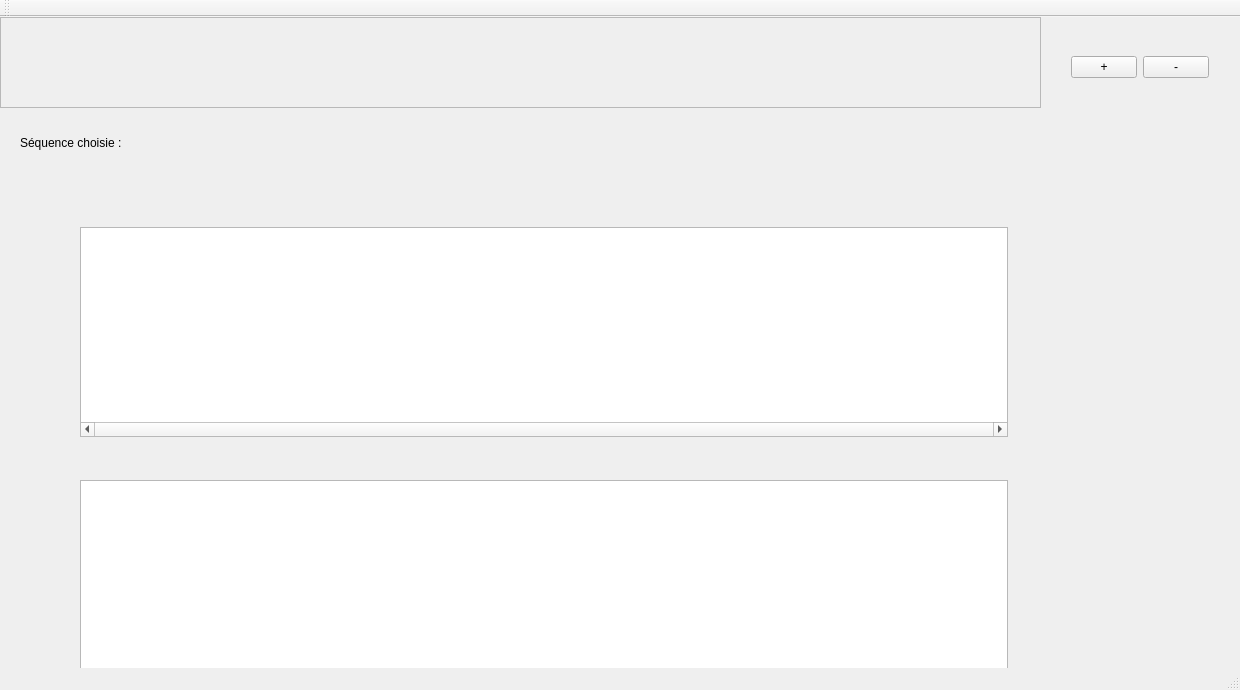
<?xml version="1.0" encoding="UTF-8"?>
<ui version="4.0">
 <class>MainWindow</class>
 <widget class="QMainWindow" name="MainWindow">
  <property name="geometry">
   <rect>
    <x>0</x>
    <y>0</y>
    <width>1240</width>
    <height>690</height>
   </rect>
  </property>
  <property name="sizePolicy">
   <sizepolicy hsizetype="Minimum" vsizetype="Minimum">
    <horstretch>0</horstretch>
    <verstretch>0</verstretch>
   </sizepolicy>
  </property>
  <property name="windowTitle">
   <string>MainWindow</string>
  </property>
  <widget class="QWidget" name="centralWidget">
   <widget class="QWidget" name="verticalLayoutWidget_2">
    <property name="geometry">
     <rect>
      <x>20</x>
      <y>170</y>
      <width>1039</width>
      <height>554</height>
     </rect>
    </property>
    <layout class="QVBoxLayout" name="verticalLayout_2">
     <property name="spacing">
      <number>3</number>
     </property>
     <property name="leftMargin">
      <number>20</number>
     </property>
     <property name="topMargin">
      <number>40</number>
     </property>
     <item>
      <layout class="QVBoxLayout" name="verticalLayout_3">
       <property name="sizeConstraint">
        <enum>QLayout::SetMinimumSize</enum>
       </property>
       <item>
        <layout class="QHBoxLayout" name="horizontalLayout">
         <property name="sizeConstraint">
          <enum>QLayout::SetDefaultConstraint</enum>
         </property>
         <item>
          <spacer name="horizontalSpacer_4">
           <property name="orientation">
            <enum>Qt::Horizontal</enum>
           </property>
           <property name="sizeType">
            <enum>QSizePolicy::Minimum</enum>
           </property>
           <property name="sizeHint" stdset="0">
            <size>
             <width>40</width>
             <height>20</height>
            </size>
           </property>
          </spacer>
         </item>
         <item>
          <widget class="MyBaseListView" name="listView_2">
           <property name="sizePolicy">
            <sizepolicy hsizetype="Minimum" vsizetype="Minimum">
             <horstretch>0</horstretch>
             <verstretch>0</verstretch>
            </sizepolicy>
           </property>
           <property name="verticalScrollBarPolicy">
            <enum>Qt::ScrollBarAlwaysOff</enum>
           </property>
           <property name="horizontalScrollBarPolicy">
            <enum>Qt::ScrollBarAlwaysOn</enum>
           </property>
           <property name="dragDropMode">
            <enum>QAbstractItemView::DragDrop</enum>
           </property>
           <property name="defaultDropAction">
            <enum>Qt::MoveAction</enum>
           </property>
           <property name="flow">
            <enum>QListView::LeftToRight</enum>
           </property>
          </widget>
         </item>
         <item>
          <spacer name="horizontalSpacer_3">
           <property name="orientation">
            <enum>Qt::Horizontal</enum>
           </property>
           <property name="sizeType">
            <enum>QSizePolicy::Minimum</enum>
           </property>
           <property name="sizeHint" stdset="0">
            <size>
             <width>40</width>
             <height>20</height>
            </size>
           </property>
          </spacer>
         </item>
        </layout>
       </item>
       <item>
        <spacer name="verticalSpacer">
         <property name="orientation">
          <enum>Qt::Vertical</enum>
         </property>
         <property name="sizeType">
          <enum>QSizePolicy::Minimum</enum>
         </property>
         <property name="sizeHint" stdset="0">
          <size>
           <width>20</width>
           <height>40</height>
          </size>
         </property>
        </spacer>
       </item>
      </layout>
     </item>
     <item>
      <layout class="QHBoxLayout" name="horizontalLayout_3">
       <item>
        <spacer name="horizontalSpacer">
         <property name="orientation">
          <enum>Qt::Horizontal</enum>
         </property>
         <property name="sizeType">
          <enum>QSizePolicy::Minimum</enum>
         </property>
         <property name="sizeHint" stdset="0">
          <size>
           <width>40</width>
           <height>20</height>
          </size>
         </property>
        </spacer>
       </item>
       <item>
        <widget class="MyBaseListView" name="listView">
         <property name="sizePolicy">
          <sizepolicy hsizetype="Minimum" vsizetype="Minimum">
           <horstretch>0</horstretch>
           <verstretch>0</verstretch>
          </sizepolicy>
         </property>
         <property name="verticalScrollBarPolicy">
          <enum>Qt::ScrollBarAlwaysOff</enum>
         </property>
         <property name="horizontalScrollBarPolicy">
          <enum>Qt::ScrollBarAlwaysOn</enum>
         </property>
         <property name="dragDropMode">
          <enum>QAbstractItemView::DragDrop</enum>
         </property>
         <property name="defaultDropAction">
          <enum>Qt::MoveAction</enum>
         </property>
         <property name="flow">
          <enum>QListView::LeftToRight</enum>
         </property>
        </widget>
       </item>
       <item>
        <spacer name="horizontalSpacer_2">
         <property name="orientation">
          <enum>Qt::Horizontal</enum>
         </property>
         <property name="sizeType">
          <enum>QSizePolicy::Minimum</enum>
         </property>
         <property name="sizeHint" stdset="0">
          <size>
           <width>40</width>
           <height>20</height>
          </size>
         </property>
        </spacer>
       </item>
      </layout>
     </item>
    </layout>
   </widget>
   <widget class="QLabel" name="label">
    <property name="geometry">
     <rect>
      <x>20</x>
      <y>90</y>
      <width>831</width>
      <height>72</height>
     </rect>
    </property>
    <property name="sizePolicy">
     <sizepolicy hsizetype="Minimum" vsizetype="Minimum">
      <horstretch>0</horstretch>
      <verstretch>0</verstretch>
     </sizepolicy>
    </property>
    <property name="minimumSize">
     <size>
      <width>0</width>
      <height>72</height>
     </size>
    </property>
    <property name="text">
     <string>Séquence choisie :</string>
    </property>
   </widget>
   <widget class="QScrollArea" name="scrollArea">
    <property name="geometry">
     <rect>
      <x>0</x>
      <y>0</y>
      <width>1041</width>
      <height>91</height>
     </rect>
    </property>
    <property name="verticalScrollBarPolicy">
     <enum>Qt::ScrollBarAsNeeded</enum>
    </property>
    <property name="horizontalScrollBarPolicy">
     <enum>Qt::ScrollBarAsNeeded</enum>
    </property>
    <property name="widgetResizable">
     <bool>true</bool>
    </property>
    <widget class="QWidget" name="scrollAreaWidgetContents">
     <property name="enabled">
      <bool>true</bool>
     </property>
     <property name="geometry">
      <rect>
       <x>0</x>
       <y>0</y>
       <width>1039</width>
       <height>89</height>
      </rect>
     </property>
     <widget class="QWidget" name="horizontalLayoutWidget_2">
      <property name="geometry">
       <rect>
        <x>20</x>
        <y>10</y>
        <width>160</width>
        <height>80</height>
       </rect>
      </property>
      <layout class="QHBoxLayout" name="horizontalLayout_selector"/>
     </widget>
    </widget>
   </widget>
   <widget class="QWidget" name="horizontalLayoutWidget">
    <property name="geometry">
     <rect>
      <x>1060</x>
      <y>10</y>
      <width>160</width>
      <height>80</height>
     </rect>
    </property>
    <layout class="QHBoxLayout" name="horizontalLayout_2">
     <item>
      <widget class="QPushButton" name="zoom_in">
       <property name="text">
        <string>+</string>
       </property>
      </widget>
     </item>
     <item>
      <widget class="QPushButton" name="zoom_out">
       <property name="text">
        <string>-</string>
       </property>
      </widget>
     </item>
    </layout>
   </widget>
  </widget>
  <widget class="QMenuBar" name="menuBar">
   <property name="geometry">
    <rect>
     <x>0</x>
     <y>0</y>
     <width>1240</width>
     <height>21</height>
    </rect>
   </property>
  </widget>
  <widget class="QToolBar" name="mainToolBar">
   <attribute name="toolBarArea">
    <enum>TopToolBarArea</enum>
   </attribute>
   <attribute name="toolBarBreak">
    <bool>false</bool>
   </attribute>
  </widget>
  <widget class="QStatusBar" name="statusBar"/>
 </widget>
 <layoutdefault spacing="6" margin="11"/>
 <customwidgets>
  <customwidget>
   <class>MyBaseListView</class>
   <extends>QListView</extends>
   <header>mybaselistview.h</header>
  </customwidget>
 </customwidgets>
 <resources/>
 <connections/>
</ui>
